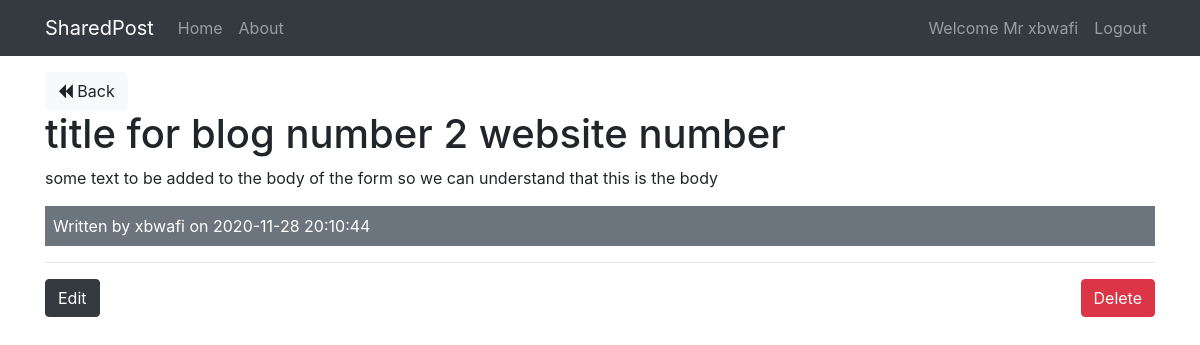
The page /posts/show/15 (signed in) on the database its author committed.
### tables this page shows
CREATE TABLE `posts` (
  `id` int(11) NOT NULL,
  `user_id` int(11) NOT NULL,
  `title` varchar(255) NOT NULL,
  `body` text NOT NULL,
  `created_at` datetime NOT NULL DEFAULT current_timestamp()
);

CREATE TABLE `users` (
  `id` int(11) NOT NULL,
  `name` varchar(255) NOT NULL,
  `email` varchar(255) NOT NULL,
  `password` varchar(255) NOT NULL,
  `created_at` datetime NOT NULL DEFAULT current_timestamp()
);

### app/controllers/Posts.php (called while the page is built, shortened)
<?php
class Posts extends Controller
{
    function __construct()
    {
        $this->postModel = $this->model('Post');
        $this->userModel = $this->model('User');
    }
    function show($id)
    {
        $post = $this->postModel->getPostById($id);
        $user = $this->userModel->getUserById($post->user_id);
        $data = [
            'post' => $post,
            'user' => $user,
        ];
        $this->views('posts/show', $data);
    }
}

### app/libraries/Core.php (called while the page is built, shortened)
<?php
class Core
{
    protected $currentController = 'Pages';
    protected $currentMethod = 'index';
    function __construct()
    {
        $url = $this->getUrl();
        if (file_exists('../app/controllers/' . ucwords($url[0]) . '.php')) {
            $this->currentController = ucwords($url[0]);
            unset($url[0]);
        } else {
            $this->currentController;
        }
        $this->currentController = new $this->currentController;
        if (isset($url[1])) {
            if (method_exists($this->currentController, $url[1])) {
                $this->currentMethod = $url[1];
                unset($url[1]);
            }
        }
        $this->params = $url ? array_values($url) : [];
        call_user_func_array([$this->currentController, $this->currentMethod], $this->params);
    }
    function getUrl()
    {
        if (isset($_GET['url'])) {
            $url = rtrim($_GET['url'], '/');
            $url = filter_var($url, FILTER_SANITIZE_URL);
            $url = explode('/', $url);
            return $url;
        }
    }
}

### public/index.php (called while the page is built, shortened)
<?php
$init = new Core();

### app/libraries/Database.php (called while the page is built, shortened)
<?php
class Database
{
    private $host = DB_HOST;
    private $user = DB_USER;
    private $pass = DB_PASS;
    private $dbname = DB_NAME;
    private $dbh;
    private $stmt;
    public function __construct()
    {
        $dsn = 'mysql:host=' . $this->host . ';dbname=' . $this->dbname;
        $options = array(
            PDO::ATTR_PERSISTENT => true,
            PDO::ATTR_ERRMODE => PDO::ERRMODE_EXCEPTION
        );
        try {
            $this->dbh = new PDO($dsn, $this->user, $this->pass, $options);
        } catch (PDOException $e) {
            $this->error = $e->getMessage();
            echo $this->error;
        }
    }
    public function query($sql)
    {
        $this->stmt = $this->dbh->prepare($sql);
    }
    public function bind($param, $value, $type = null)
    {
        if (is_null($type)) {
            switch (true) {
                default:
                    $type = PDO::PARAM_STR;
            }
        }
        $this->stmt->bindValue($param, $value, $type);
    }
    public function execute()
    {
        return $this->stmt->execute();
    }
    public function single()
    {
        $this->execute();
        return $this->stmt->fetch(PDO::FETCH_OBJ);
    }
}

### app/models/Post.php (called while the page is built, shortened)
<?php
class Post
{
    private $db;
    function __construct()
    {
        $this->db = new Database;
    }
    function getPostById($id)
    {
        $this->db->query("SELECT * FROM posts WHERE id = :id");
        $this->db->bind(':id', $id);
        $row = $this->db->single();
        return $row;
    }
}

### app/models/User.php (called while the page is built, shortened)
<?php
class User
{
    private $db;
    function __construct()
    {
        $this->db = new Database;
    }
    function getUserById($id)
    {
        $this->db->query("SELECT * FROM users WHERE id = :id");
        $this->db->bind(':id', $id);
        $row = $this->db->single();
        return $row;
    }
}

### app/views/posts/show.php (the view)
<?php require APPROOT . '/views/inc/header.php'; ?>
<a href="<?php echo URLROOT; ?>/posts" class="btn btn-light"><i class="fa fa-backward"></i> Back</a>
<br>
<h1><?php echo $data['post']->title; ?></h1>
<p><?php echo $data['post']->body; ?></p>
<div class="bg-secondary text-white p-2 mb-3">
    Written by <?php echo $data['user']->name; ?> on <?php echo $data['post']->created_at; ?>
</div>
<?php if ($data['post']->user_id == $_SESSION['user_id']) : ?>
    <hr>
    <a href="<?php echo URLROOT; ?>/posts/edit/<?php echo $data['post']->id; ?>" class="btn btn-dark">Edit</a>
    <form class="pull-right" action="<?php echo URLROOT; ?>/posts/delete/<?php echo $data['post']->id; ?>" method="post">
        <input type="submit" value="Delete" class="btn btn-danger">
    </form>
<?php endif; ?>
<?php require APPROOT . '/views/inc/footer.php'; ?>

### rows shown on the page
posts: title "title for blog number 2 website number", body "some text to be added to the body of the form so we can understand that this is the body", created_at "2020-11-28 20:10:44"
users: name "xbwafi"

### other values the page prints
SITENAME "SharedPost"
$_SESSION['user_name'] "xbwafi"
